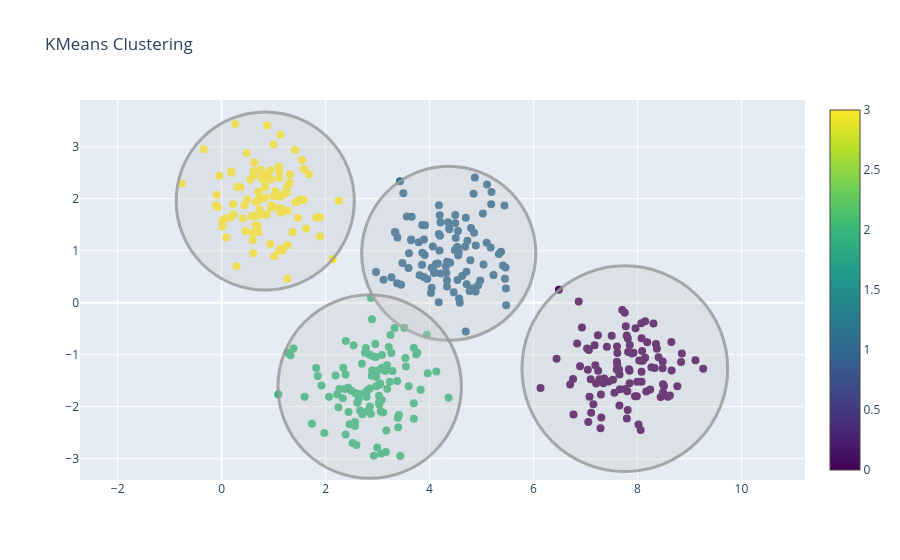

Notebook cell for this chart:
### Code cell
kmeans = KMeans(n_clusters=4, random_state=0)
plot_kmeans(kmeans, X)

### Figure 1 — Plotly figure (JSON) as saved in the notebook; plotly's stock layout.template omitted (floating-point values rounded to 4 significant figures; data arrays with more than 128 entries replaced by an {"elided": "..."} marker saying what was removed)
{"data": [{"marker": {"color": {"elided": "400 int values"}, "colorscale": [[0, "#440154"], [0.1111, "#482878"], [0.2222, "#3e4989"], [0.3333, "#31688e"], [0.4444, "#26828e"], [0.5556, "#1f9e89"], [0.6667, "#35b779"], [0.7778, "#6ece58"], [0.8889, "#b5de2b"], [1, "#fde725"]], "showscale": true, "size": 8}, "mode": "markers", "name": "Data", "type": "scatter", "x": {"elided": "400 float values"}, "y": {"elided": "400 float values"}}], "layout": {"shapes": [{"fillcolor": "rgba(200,200,200,0.3)", "line": {"color": "rgba(150,150,150,0.8)", "width": 3}, "type": "circle", "x0": 5.777, "x1": 9.735, "xref": "x", "y0": -3.248, "y1": 0.7096, "yref": "y"}, {"fillcolor": "rgba(200,200,200,0.3)", "line": {"color": "rgba(150,150,150,0.8)", "width": 3}, "type": "circle", "x0": 2.694, "x1": 6.043, "xref": "x", "y0": -0.7243, "y1": 2.625, "yref": "y"}, {"fillcolor": "rgba(200,200,200,0.3)", "line": {"color": "rgba(150,150,150,0.8)", "width": 3}, "type": "circle", "x0": 1.084, "x1": 4.613, "xref": "x", "y0": -3.378, "y1": 0.1509, "yref": "y"}, {"fillcolor": "rgba(200,200,200,0.3)", "line": {"color": "rgba(150,150,150,0.8)", "width": 3}, "type": "circle", "x0": -0.874, "x1": 2.553, "xref": "x", "y0": 0.2432, "y1": 3.67, "yref": "y"}], "title": {"text": "KMeans Clustering"}, "xaxis": {"scaleanchor": "y"}}}
